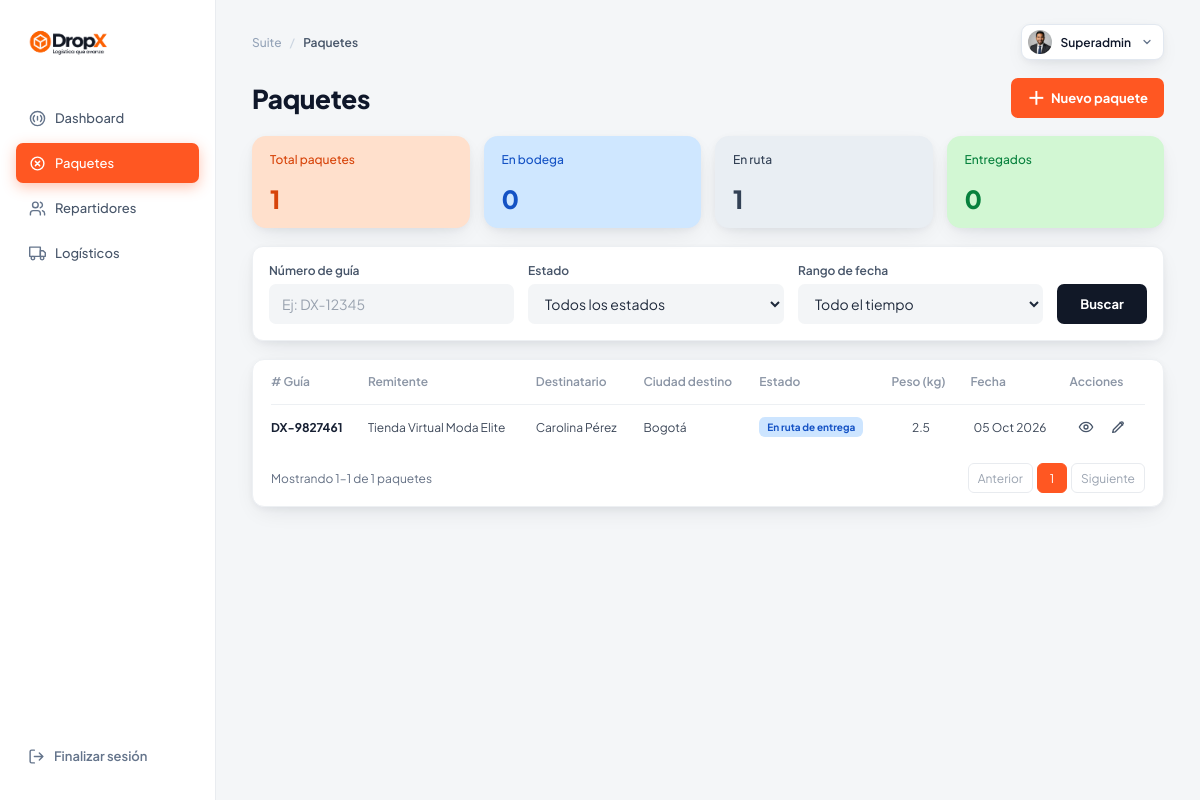
Screenshot of /suite/paquetes (signed in) with the database file from the repository.
### app/models.py (models this page shows)
class Paquete(db.Model):
    __tablename__ = 'paquetes'
    id = db.Column(db.Integer, primary_key=True)
    numero_guia = db.Column(db.String(50), unique=True, nullable=False) # Ej: DX-9827461
    remitente = db.Column(db.String(120), nullable=False)
    destinatario = db.Column(db.String(120), nullable=False)
    direccion_entrega = db.Column(db.String(255), nullable=False)
    ciudad_destino = db.Column(db.String(100), nullable=False)
    estado = db.Column(db.String(50), default='Recibido') # Recibido, En tránsito, En ruta de entrega, Entregado
    peso = db.Column(db.Float, default=1.0)
    fecha_creacion = db.Column(db.DateTime, default=datetime.utcnow)
    fecha_estimada = db.Column(db.String(100), default='Hoy, antes de las 6:00 PM')
    historial = db.relationship('HistorialRuta', backref='paquete', lazy=True, cascade="all, delete-orphan")

### app/routes/suite.py (the view, shortened to what this page needs)
@suite_bp.route('/paquetes', methods=['GET', 'POST'])
@login_required
def paquetes():
    estado = request.args.get('estado', '').strip()
    guia = request.args.get('guia', '').strip()
    rango = request.args.get('rango', 'todo')
    if guia:
        rango = 'todo'
    pagina = request.args.get('pagina', 1, type=int)
    por_pagina = 8
    consulta = Paquete.query
    if guia:
        consulta = consulta.filter(Paquete.numero_guia.ilike(f'%{guia}%'))
    estados = {
        'bodega': ['Recibido'],
        'ruta': ['En tránsito', 'En transito', 'En ruta de entrega'],
        'entregado': ['Entregado'],
        'pendiente': ['Pendiente'],
    }
    if estado in estados:
        consulta = consulta.filter(Paquete.estado.in_(estados[estado]))
    ahora = datetime.utcnow()
    if rango in ('7', '30'):
        consulta = consulta.filter(Paquete.fecha_creacion >= ahora - timedelta(days=int(rango)))
    elif rango == 'mes':
        consulta = consulta.filter(
            Paquete.fecha_creacion >= ahora.replace(day=1, hour=0, minute=0, second=0, microsecond=0)
        )
    elif rango != 'todo':
        rango = '30'
        consulta = consulta.filter(Paquete.fecha_creacion >= ahora - timedelta(days=30))
    total_filtrado = consulta.count()
    total_paginas = max(1, (total_filtrado + por_pagina - 1) // por_pagina)
    pagina = min(max(pagina, 1), total_paginas)
    lista_paquetes = (
        consulta.order_by(Paquete.fecha_creacion.desc())
        .offset((pagina - 1) * por_pagina)
        .limit(por_pagina)
        .all()
    )
    metricas = {
        'total': Paquete.query.count(),
        'bodega': Paquete.query.filter_by(estado='Recibido').count(),
        'ruta': Paquete.query.filter(
            Paquete.estado.in_(['En tránsito', 'En transito', 'En ruta de entrega'])
        ).count(),
        'entregados': Paquete.query.filter_by(estado='Entregado').count(),
    }
    usuario_actual = session.get('user', {})
    return render_template(
        'suite/paquetes.html',
        paquetes=lista_paquetes,
        usuario=usuario_actual,
        metricas=metricas,
        guia=guia,
        estado=estado,
        rango=rango,
        pagina=pagina,
        total_paginas=total_paginas,
        total_filtrado=total_filtrado,
        por_pagina=por_pagina,
    )

### app/routes/suite.py (called while the page is built)
def login_required(f):
    @wraps(f)
    def decorated_function(*args, **kwargs):
        if 'user' not in session:
            flash("Debes iniciar sesión para acceder a la Suite Logística.", "danger")
            return redirect(url_for('suite.login'))
        return f(*args, **kwargs)
    return decorated_function

### app/templates/suite/paquetes.html (shortened to what this page needs)
<!DOCTYPE html>
<html lang="es">
<head>
    <link rel="stylesheet" href="{{ url_for('static', filename='css/dashboard.css') }}">
</head>
<body class="dashboard-body packages-page">
    <aside class="sidebar">
        <div>
            <div class="brand-wrapper">
                <a class="brand-link" href="{{ url_for('public.index') }}" aria-label="Ir al inicio de DropX">
                    <img src="{{ url_for('static', filename='img/Logo.png') }}" alt="DropX Logística que avanza" class="brand-logo-img">
                </a>
            </div>
            <nav class="sidebar-nav" aria-label="Navegación principal">
                <a href="{{ url_for('suite.dashboard') }}" class="nav-link-item">
                    <span class="nav-icon" aria-hidden="true">
                        <svg viewBox="0 0 24 24" fill="none" stroke="currentColor" stroke-width="2" stroke-linecap="round" stroke-linejoin="round"><circle cx="12" cy="12" r="10"></circle><path d="M16.24 7.76a6 6 0 0 1 0 8.49m-8.48-.01a6 6 0 0 1 0-8.49m4.24 1.25v5"></path></svg>
                    </span>
                    <span>Dashboard</span>
                </a>
                <a href="{{ url_for('suite.paquetes') }}" class="nav-link-item active" aria-current="page">
                    <span class="nav-icon" aria-hidden="true">
                        <svg viewBox="0 0 24 24" fill="none" stroke="currentColor" stroke-width="2" stroke-linecap="round" stroke-linejoin="round"><circle cx="12" cy="12" r="9"></circle><path d="m9 9 6 6m0-6-6 6"></path></svg>
                    </span>
                    <span>Paquetes</span>
                </a>
                <a href="{{ url_for('suite.repartidores') }}" class="nav-link-item">
                    <span class="nav-icon" aria-hidden="true">
                        <svg viewBox="0 0 24 24" fill="none" stroke="currentColor" stroke-width="2" stroke-linecap="round" stroke-linejoin="round"><path d="M16 21v-2a4 4 0 0 0-4-4H6a4 4 0 0 0-4 4v2"></path><circle cx="9" cy="7" r="4"></circle><path d="M22 21v-2a4 4 0 0 0-3-3.87M16 3.13a4 4 0 0 1 0 7.75"></path></svg>
                    </span>
                    <span>Repartidores</span>
                </a>
                <a href="{{ url_for('suite.logisticos') }}" class="nav-link-item">
                    <span class="nav-icon" aria-hidden="true">
                        <svg viewBox="0 0 24 24" fill="none" stroke="currentColor" stroke-width="2" stroke-linecap="round" stroke-linejoin="round"><rect x="1" y="3" width="15" height="13"></rect><path d="M16 8h4l3 3v5h-7z"></path><circle cx="5.5" cy="18.5" r="2.5"></circle><circle cx="18.5" cy="18.5" r="2.5"></circle></svg>
                    </span>
                    <span>Logísticos</span>
                </a>
            </nav>
        </div>
        <div class="sidebar-footer">
            <a href="{{ url_for('suite.logout') }}" class="btn-sidebar-logout">
                <span class="logout-icon" aria-hidden="true">
                    <svg viewBox="0 0 24 24" fill="none" stroke="currentColor" stroke-width="2" stroke-linecap="round" stroke-linejoin="round"><path d="M9 21H5a2 2 0 0 1-2-2V5a2 2 0 0 1 2-2h4"></path><path d="m16 17 5-5-5-5m5 5H9"></path></svg>
                </span>
                <span>Finalizar sesión</span>
            </a>
        </div>
    </aside>
    <main class="main-wrapper">
        <header class="topbar-row">
            <nav class="breadcrumb-path" aria-label="Ruta de navegación">
                <a href="{{ url_for('suite.dashboard') }}">Suite</a>
                <span class="separator">/</span>
                <span class="current-page">Paquetes</span>
            </nav>
            <div class="user-profile-badge" title="Sesión activa">
                <img src="{{ url_for('static', filename='img/avatar_admin.jpg') }}" alt="" class="user-avatar-img">
                <span class="user-role-label">{{ usuario.rol if usuario and usuario.rol else 'Superadmin' }}</span>
                <span class="chevron-icon" aria-hidden="true">
                    <svg viewBox="0 0 24 24" width="12" height="12" fill="none" stroke="currentColor" stroke-width="2.5" stroke-linecap="round" stroke-linejoin="round"><path d="m6 9 6 6 6-6"></path></svg>
                </span>
            </div>
        </header>
        <section class="packages-heading">
            <h1 class="console-title">Paquetes</h1>
            <button type="button" class="packages-new-button" data-open-modal="create-package-modal">
                <span aria-hidden="true">＋</span> Nuevo paquete
            </button>
        </section>
        <section class="packages-kpis" aria-label="Resumen de paquetes">
            <article class="packages-kpi packages-kpi-orange">
                <span>Total paquetes</span>
                <strong>{{ '{:,}'.format(metricas.total) }}</strong>
            </article>
            <article class="packages-kpi packages-kpi-blue">
                <span>En bodega</span>
                <strong>{{ '{:,}'.format(metricas.bodega) }}</strong>
            </article>
            <article class="packages-kpi packages-kpi-gray">
                <span>En ruta</span>
                <strong>{{ '{:,}'.format(metricas.ruta) }}</strong>
            </article>
            <article class="packages-kpi packages-kpi-green">
                <span>Entregados</span>
                <strong>{{ '{:,}'.format(metricas.entregados) }}</strong>
            </article>
        </section>
        <form class="packages-filter-bar" method="get" action="{{ url_for('suite.paquetes') }}">
            <label class="packages-filter-field">
                <span>Número de guía</span>
                <input type="search" name="guia" value="{{ guia }}" placeholder="Ej: DX-12345">
            </label>
            <label class="packages-filter-field">
                <span>Estado</span>
                <select name="estado">
                    <option value="">Todos los estados</option>
                </select>
            </label>
            <label class="packages-filter-field">
                <span>Rango de fecha</span>
                <select name="rango">
                    <option value="todo" {% if rango == 'todo' %}selected{% endif %}>Todo el tiempo</option>
                </select>
            </label>
            <button class="packages-search-button" type="submit">Buscar</button>
        </form>
        <section class="packages-table-card" aria-label="Listado de paquetes">
            <div class="packages-table-scroll">
                <table class="packages-table">
                    <thead>
                        <tr>
                            <th scope="col"># Guía</th>
                            <th scope="col">Remitente</th>
                            <th scope="col">Destinatario</th>
                            <th scope="col">Ciudad destino</th>
                            <th scope="col">Estado</th>
                            <th scope="col">Peso (kg)</th>
                            <th scope="col">Fecha</th>
                            <th scope="col">Acciones</th>
                        </tr>
                    </thead>
                    <tbody>
                        {% for paquete in paquetes %}
                        <tr>
                            <td class="packages-guide">{{ paquete.numero_guia }}</td>
                            <td>{{ paquete.remitente }}</td>
                            <td>{{ paquete.destinatario }}</td>
                            <td>{{ paquete.ciudad_destino }}</td>
                            <td>
                                {% set estado_lower = paquete.estado|lower %}
                                <span class="packages-status
                                    {% if estado_lower == 'entregado' %}status-delivered
                                    {% elif estado_lower in ['en tránsito', 'en transito', 'en ruta de entrega'] %}status-transit
                                    {% elif estado_lower == 'pendiente' %}status-pending
                                    {% else %}status-received{% endif %}">{{ paquete.estado }}</span>
                            </td>
                            <td class="packages-number">{{ '%.1f'|format(paquete.peso or 0) }}</td>
                            <td class="packages-date">{{ paquete.fecha_creacion.strftime('%d %b %Y') if paquete.fecha_creacion else '—' }}</td>
                            <td>
                                <div class="packages-actions">
                                    <button type="button" class="packages-action-button" data-view-package
                                        data-guide="{{ paquete.numero_guia }}"
                                        data-sender="{{ paquete.remitente }}"
                                        data-recipient="{{ paquete.destinatario }}"
                                        data-city="{{ paquete.ciudad_destino }}"
                                        data-address="{{ paquete.direccion_entrega }}"
                                        data-status="{{ paquete.estado }}"
                                        data-weight="{{ paquete.peso or 0 }}"
                                        data-date="{{ paquete.fecha_creacion.strftime('%d %b %Y') if paquete.fecha_creacion else '—' }}"
                                        aria-label="Ver paquete {{ paquete.numero_guia }}" title="Ver detalles">
                                        <svg viewBox="0 0 24 24" fill="none" stroke="currentColor" stroke-width="2" stroke-linecap="round" stroke-linejoin="round" aria-hidden="true"><path d="M2 12s3.6-7 10-7 10 7 10 7-3.6 7-10 7S2 12 2 12Z"></path><circle cx="12" cy="12" r="3"></circle></svg>
                                    </button>
                                    <button type="button" class="packages-action-button" data-edit-package
                                        data-id="{{ paquete.id }}"
                                        data-guide="{{ paquete.numero_guia }}"
                                        data-sender="{{ paquete.remitente }}"
                                        data-recipient="{{ paquete.destinatario }}"
                                        data-city="{{ paquete.ciudad_destino }}"
                                        data-address="{{ paquete.direccion_entrega }}"
                                        data-status="{{ paquete.estado }}"
                                        data-weight="{{ paquete.peso or 0 }}"
                                        aria-label="Editar paquete {{ paquete.numero_guia }}" title="Editar paquete">
                                        <svg viewBox="0 0 24 24" fill="none" stroke="currentColor" stroke-width="2" stroke-linecap="round" stroke-linejoin="round" aria-hidden="true"><path d="m15 5 4 4M4 20l4-.8L19.2 8a2.1 2.1 0 0 0-3-3L5 16.2 4 20Z"></path></svg>
                                    </button>
                                </div>
                            </td>
                        </tr>
                        {% else %}
                        <tr>
                            <td colspan="8" class="packages-empty-state">No se encontraron paquetes para estos filtros.</td>
                        </tr>
                        {% endfor %}
                    </tbody>
                </table>
            </div>
            <footer class="packages-pagination">
                <p>
                    {% if total_filtrado %}
                    Mostrando {{ (pagina - 1) * por_pagina + 1 }}–{{ [(pagina * por_pagina), total_filtrado]|min }}
                    de {{ '{:,}'.format(total_filtrado) }} paquetes
                    {% else %}
                    No hay paquetes para mostrar
                    {% endif %}
                </p>
                <nav aria-label="Paginación de paquetes">
                    <a class="packages-page-link {% if pagina <= 1 %}is-disabled{% endif %}"
                        href="{{ url_for('suite.paquetes', guia=guia, estado=estado, rango=rango, pagina=pagina - 1) if pagina > 1 else '#' }}"
                        {% if pagina <= 1 %}aria-disabled="true"{% endif %}>Anterior</a>
                    {% for numero in range([pagina - 1, 1]|max, [pagina + 1, total_paginas]|min + 1) %}
                    <a class="packages-page-link {% if numero == pagina %}is-current{% endif %}"
                        href="{{ url_for('suite.paquetes', guia=guia, estado=estado, rango=rango, pagina=numero) }}"
                        {% if numero == pagina %}aria-current="page"{% endif %}>{{ numero }}</a>
                    {% endfor %}
                    <a class="packages-page-link {% if pagina >= total_paginas %}is-disabled{% endif %}"
                        href="{{ url_for('suite.paquetes', guia=guia, estado=estado, rango=rango, pagina=pagina + 1) if pagina < total_paginas else '#' }}"
                        {% if pagina >= total_paginas %}aria-disabled="true"{% endif %}>Siguiente</a>
                </nav>
            </footer>
        </section>
    </main>
</body>
</html>

### rows the page displays
Paquete: numero_guia "DX-9827461", remitente "Tienda Virtual Moda Elite", destinatario "Carolina Pérez", ciudad_destino "Bogotá", estado "En ruta de entrega", peso "2.5", fecha_creacion "05 Oct 2026"

### other values shown
{{ usuario.rol if usuario and usuario.rol else 'Superadmin' }} "Superadmin"
{{ '{:,}'.format(metricas.total) }} "1"
{{ '{:,}'.format(metricas.bodega) }} "0"
{{ '{:,}'.format(metricas.ruta) }} "1"
{{ '{:,}'.format(metricas.entregados) }} "0"
{{ (pagina - 1) * por_pagina + 1 }} "1"
{{ [(pagina * por_pagina), total_filtrado]|min }} "1"
{{ '{:,}'.format(total_filtrado) }} "1"
{{ numero }} "1"
